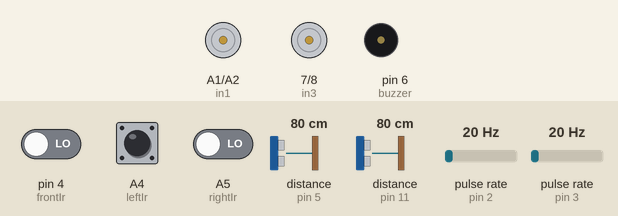
Recording of a sketch running on a simulated Arduino Uno, built with avr-gcc and run on an emulated ATmega328P. Parts: motor-driver pin pairs drawn as motors (green arrow = first pin HIGH = forward, orange = second pin HIGH = backward, longer = more drive, scaled by the enable pin), buzzer (waves = sounding). Wiring (inferred from the names in the program): 2 × pulse sensor: data pin 2 / data pin 3. The inputs (shaded band) are chosen by the test bench; at power-on: pin 4 (frontIr) LOW, A4 (leftIr) LOW, pulse rate (sensors on pin 2, pin 3) 20 Hz, distance to the obstacle (sensors on pin 5, pin 11) 80 cm, A5 (rightIr) LOW. The echo pulse lasts 58.3 µs per cm. At 72.5 s the program stops and its outputs stay as they are.

Above: at 1.2 s.
1.3 s: pin 4 (frontIr) driven HIGH
15.3 s: A4 (leftIr) pulled HIGH for 3.2 s
At 17.7 s:
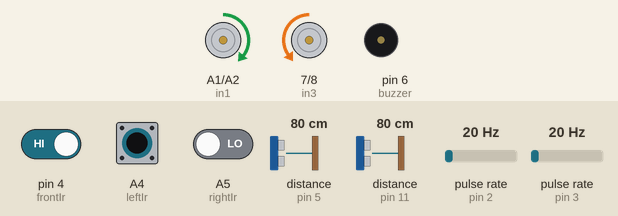
24.0 s: pulse rate (sensor on pin 2) set to 100 Hz
At 29.6 s:
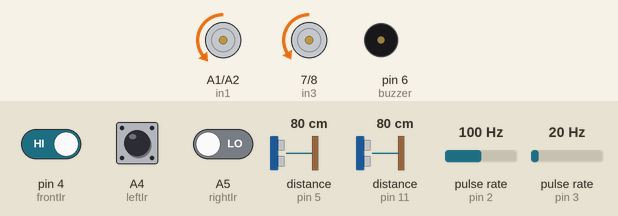
29.7 s: pulse rate (sensor on pin 3) set to 196 Hz
At 31.9 s:
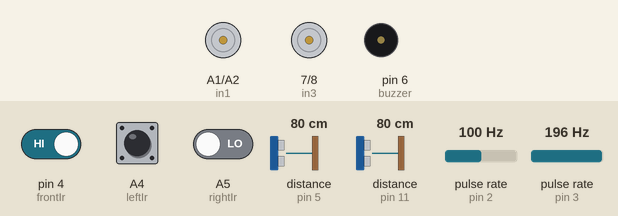
33.2 s: distance to the obstacle (sensor on pin 5) set to 2 cm
39.7 s: pin 4 (frontIr) driven LOW and A5 (rightIr) driven HIGH
At 49.2 s:
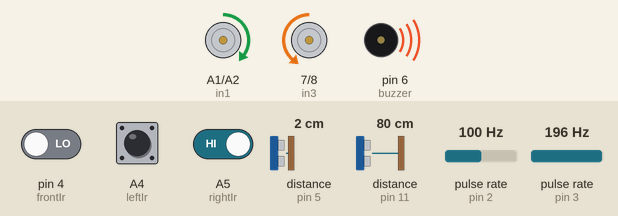
Timing chart, 0 to 73.0 s (numbered marks = the images above; inputs shaded):
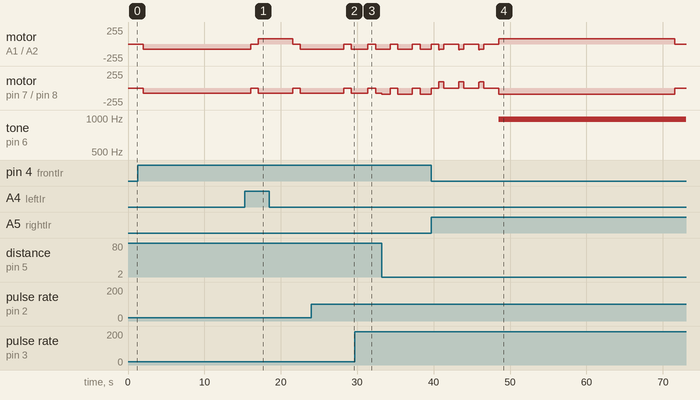

Measured:
- after the input at 24.0 s, motor on A1 (in1) / A2 (in2): backward 82/255 → stopped after 4.2 s, → backward 82/255 1.0 s later; motor on pin 7 (in3) / pin 8 (in4): backward 75/255 → stopped after 4.2 s, → backward 75/255 1.0 s later
- after the input at 29.7 s, motor on A1 (in1) / A2 (in2): backward 82/255 → stopped after 1.7 s, → backward 82/255 1.0 s later; motor on pin 7 (in3) / pin 8 (in4): backward 75/255 → stopped after 1.7 s, → backward 75/255 1.0 s later
- after the input at 39.7 s, tone on pin 6 (buzzer): silent → 977 Hz after 8.8 s

The sketch:

Final_Code.ino
```cpp
#include <PIDController.h>
#include <PID_v1.h>
#include <NewPing.h>


#define __Kp 260 // Proportional constant
#define __Ki 2.7 // Integral Constant
#define __Kd 2000 // Derivative Constant

int encoderPin1 = 13; //Encoder Output 'A' must connected with intreput pin of arduino.
int encoderPin2 = 3; //Encoder Otput 'B' must connected with intreput pin of arduino.

int encoderPin3 = A3; //Encoder Output 'A' must connected with intreput pin of arduino.
int encoderPin4 = 2; //Encoder Otput 'B' must connected with intreput pin of arduino.

int forwardCycles = 260; // required cycles to move forward
int turnCycles = 75; // required cycles to turn

/*************FOR PIDs*************/
// Pid controller object
volatile long int encoder_countR = 0;
int motor_pwm_value = 255; // after PID computation data is stored in this variable.

volatile long int encoder_countL = 0;
int motor_pwm_value2 = 255; // after PID computation data is stored in this variable.
/***********************************/


/***********FOR ULTRA SONIC*********/
const int leftEchoPin = 11;
const int leftTrigPin = 12;

const int rightEchoPin = 5;
const int rightTrigPin = A0;
const int frontTrigPin = 4;

const int rightIr = A5;
const int leftIr = A4;
const int frontIr = 4;

NewPing sonarR(rightTrigPin, rightEchoPin, 300);
NewPing sonarL(leftTrigPin, leftEchoPin, 300);


volatile int leftDistance;
volatile int rightDistance;
volatile int forwardDistance;
volatile int prevTime = 0;
/***********************************/


/***********FOR MOTORS*************/
// Motor Left connections
const int enL = 9;
const int in2 = A2; // replaced with 6
const int in1 = A1; // replaced with 2

// Motor Right connections
const int enR = 10;
const int in3 = 7;
const int in4 = 8;
/***********************************/


double rpmL = 0.0;
double rpmR = 0.0;

// Float for the desired RPM
double rpm_setL = 0;
double rpm_setR = 0;

// Byte for PWM of each Motor
double pwmL = 0;
double pwmR = 0;

// PID controller for each Motor
double kp = 2, ki = 5, kd = 1;

double error = 0, desired = 0, dPWM = 0;
volatile double currentError = 0;


PID pidL(&rpmL, &pwmL, &rpm_setL, kp, ki, kd, DIRECT);
PID pidR(&rpmR, &pwmR, &rpm_setR, kp, ki, kd, DIRECT);
PID pidNew(&error, &dPWM, &desired, kp, ki, kd, DIRECT);
const int buzzer = 6;

void setup() {
  Serial.begin(9600);

  pinMode(encoderPin1, INPUT);
  pinMode(encoderPin2, INPUT);
  pinMode(encoderPin3, INPUT);
  pinMode(encoderPin4, INPUT);

  //call updateEncoder() when any high/low changed seen
  //on interrupt 0 (pin 2), or interrupt 1 (pin 3)
  attachInterrupt(digitalPinToInterrupt(encoderPin2), updateEncoderR, RISING);
  attachInterrupt(digitalPinToInterrupt(encoderPin4), updateEncoderL, RISING);

  //
  pinMode(leftTrigPin, OUTPUT); // Sets the trigPin as an OUTPUT
  pinMode(leftEchoPin, INPUT); // Sets the echoPin as an INPUT

  pinMode(rightTrigPin, OUTPUT); // Sets the trigPin as an OUTPUT
  pinMode(rightEchoPin, INPUT); // Sets the echoPin as an INPUT


  // Motor control pins are outputs
  pinMode(enL, OUTPUT);
  pinMode(enR, OUTPUT);
  pinMode(in1, OUTPUT);
  pinMode(in2, OUTPUT);
  pinMode(in3, OUTPUT);
  pinMode(in4, OUTPUT);

  digitalWrite(in1, LOW);
  digitalWrite(in2, LOW);
  digitalWrite(in3, LOW);
  digitalWrite(in4, LOW);

  pidL.SetMode(AUTOMATIC);
  pidR.SetMode(AUTOMATIC);
  pidNew.SetMode(AUTOMATIC);
  //go_forward_initial();
  digitalWrite(in1, LOW);
  digitalWrite(in2, HIGH);
  digitalWrite(in3, LOW);
  digitalWrite(in4, HIGH);

  pinMode(leftIr, INPUT);
  pinMode(rightIr, INPUT);
  pinMode(frontIr, INPUT);
  pinMode(buzzer, OUTPUT);
  pidNew.SetOutputLimits(0, 20);
  pidL.SetOutputLimits(0, 75);
  pidR.SetOutputLimits(0, 75);
}

int baseSpeed = 120;
void loop() {
  delay(2000);
  //forward2(80);
  //go_forward();
  //exit(0);
  //solve();
  //playTone();
  leftHand();
  //playTone();
  //exit(0);
  //Serial.println(wallRight());
}

int x = 0;
int y = 0;
int rightCount = 0;
void leftHand() {

  while (1) {
    if (rightCount == 3) {
      digitalWrite(in2, LOW);
      digitalWrite(in1, HIGH);
      digitalWrite(in4, HIGH);
      digitalWrite(in3, LOW);
      analogWrite(enL, 80);
      analogWrite(enR,80);
      for (int i = 0; i < 50; i++) {
        analogWrite(6, 100);
        delay(200);
        analogWrite(6, 0);
        delay(200);
      }
      delay(3000);
      stopAll();
      delay(1000);
      exit(0);
    }
    if (digitalRead(leftIr) == 1) {
      rightCount = 0;
      turn_left(90, 80);
      forward2(85);
    } else if (digitalRead(frontIr) == 1) {
      rightCount = 0;
      forward2(85);
    } else if (digitalRead(rightIr) == 1) {
      rightCount++;
      turn_right(90, 85);
      forward2(85);
    } else {
      rightCount = 0;
      turn_left(90, 85);
      turn_left(90, 85);
    }
  }
}

void solve() {
  while (1) {
    forward2(75);
    error = 0;
    if (digitalRead(rightIr) == 1) {
      turn_right(90, 75);
    } else if (digitalRead(leftIr) == 1) {
      turn_left(90, 75);
    } else {
      turn_right(90, 75);
      delay(500);
      turn_right(90, 75);
    }
    delay(1000);
  }
}

void forward2(int mspeed) {
  encoder_countL = 0;  //  reset counter A to zero
  encoder_countR = 0;  //  reset counter B to zero
  // Set Motor A forward
  //Serial.println(wallFront());
  int type;
  if (digitalRead(rightIr) == 1 && digitalRead(leftIr) == 0) { // digitalRead(rightIr) == 1 && digitalRead(leftIr) == 0
    type = 0;
  }  else if (digitalRead(leftIr) == 1 && digitalRead(rightIr) == 0) { //digitalRead(leftIr) == 1 && digitalRead(rightIr) == 0
    type = 1;
  } else if (digitalRead(leftIr) == 1 && digitalRead(rightIr) == 1) { //digitalRead(leftIr) == 1 && digitalRead(rightIr) == 1
    type = 2;
  } else {
    type = 3;
  }
  digitalWrite(in2, HIGH);
  digitalWrite(in1, LOW);
  // Set Motor B forward
  digitalWrite(in4, HIGH);
  digitalWrite(in3, LOW);
  encoder_countR = encoder_countL = 0;
  // Go forward until step value is reached
  while (digitalRead(frontIr) == 1 && (encoder_countR + encoder_countL) / 2   <= 280) {
    myPID(type);
    //slow M2, accelerate M1 speed
    //Serial.println("Eror: " + String(error) + "  dPwm: " + String(dPWM));
    if (currentError > 0) {
      analogWrite(enL, mspeed + (int) (20 / 2));
      analogWrite(enR, mspeed - (int) (20 / 2));
    }
    //slow M1, accelerate M2 speed
    else if (currentError < 0) {
      analogWrite(enL, mspeed - (int) (20 / 2));
      analogWrite(enR, mspeed + (int) (20 / 2));
    }
    else {
      analogWrite(enL, 82);
      analogWrite(enR, 75);
    }
    delay(0);
    //}
  }
  stopAll();
  delay(1000);
  // Stop when done
  //delay(1000);
}

void myPID(int type) {
  int rightWall = wallRight();
  int leftWall = wallLeft();
  if (type == 0) { // digitalRead(rightIr) == 1 && digitalRead(leftIr) == 0
    if (leftWall < 12)
      currentError = 1;
    else
      currentError = -1;
    return;
  }  else if (type == 1) { //digitalRead(leftIr) == 1 && digitalRead(rightIr) == 0
    if (rightWall < 12)
      currentError = -1;
    else
      currentError = 1;
    return;
  } else if (type == 2) { //digitalRead(leftIr) == 1 && digitalRead(rightIr) == 1
    currentError = 0;
    return;
  }
  error = rightWall - leftWall;
  currentError = error;
  error = abs(error);
  //pidNew.Compute();
}

void myPID2() {
  error = encoder_countR - encoder_countL;
  pidNew.Compute();
}

void updateEncoderL() {
  //  if (digitalRead(encoderPin3) == HIGH)
  encoder_countR++;
  //  else
  //    encoder_countL--;
}


void updateEncoderR() {
  //  if (digitalRead(encoderPin1) == HIGH)
  //    encoder_countR--;
  //  else
  encoder_countL++;
}


void go_forward() {
  digitalWrite(in1, LOW);
  digitalWrite(in2, HIGH);
  digitalWrite(in3, LOW);
  digitalWrite(in4, HIGH);
  encoder_countR = encoder_countL = 0;
  while ((encoder_countR + encoder_countL) / 2   < 280) {
    rpmL = encoder_countL;
    rpmR = encoder_countR;
    rpm_setL = 280;
    rpm_setR = 280;
    PIdMotors();
  }
  stopAll();
}

void turn_right(int steps, int mspeed) {
  encoder_countL = 0;  //  reset counter A to zero
  encoder_countR = 0;  //  reset counter B to zero
  // Set Motor A forward
  digitalWrite(in2, HIGH);
  digitalWrite(in1, LOW);
  // Set Motor B forward
  digitalWrite(in4, LOW);
  digitalWrite(in3, HIGH);
  error = 0;
  // Go forward until step value is reached
  while (steps > (encoder_countL + encoder_countR) / 2) {
    myPID2();
    //slow M2, accelerate M1 speed
    if (error >= 0) {
      if (steps > encoder_countL) {
        analogWrite(enL, mspeed + (dPWM / 2));
      }
      if (steps > encoder_countR) {
        analogWrite(enR, mspeed - (dPWM / 2));
      }
    }
    //slow M1, accelerate M2 speed
    if (error < 0) {
      if (steps > encoder_countL) {
        analogWrite(enL, mspeed - (dPWM / 2));
      }
      if (steps > encoder_countR) {
        analogWrite(enR, mspeed + (dPWM / 2));
      }
    }
    delay(0);
  }
  // Stop when done
  stopAll();
  delay(1000);
}

void turn_left(int steps, int mspeed) {
  encoder_countL = 0;  //  reset counter A to zero
  encoder_countR = 0;  //  reset counter B to zero
  // Set Motor A forward
  digitalWrite(in2, LOW);
  digitalWrite(in1, HIGH);
  // Set Motor B forward
  digitalWrite(in4, HIGH);
  digitalWrite(in3, LOW);
  error = 0;
  // Go forward until step value is reached
  while (steps > (encoder_countL + encoder_countR) / 2) {
    myPID2();
    //slow M2, accelerate M1 speed
    if (error >= 0) {
      if (steps > encoder_countL) {
        analogWrite(enL, mspeed + (dPWM / 2));
      }
      if (steps > encoder_countR) {
        analogWrite(enR, mspeed - (dPWM / 2));
      }
    }
    //slow M1, accelerate M2 speed
    if (error < 0) {
      if (steps > encoder_countL) {
        analogWrite(enL, mspeed - (dPWM / 2));
      }
      if (steps > encoder_countR) {
        analogWrite(enR, mspeed + (dPWM / 2));
      }
    }
    delay(0);
  }
  // Stop when done
  stopAll();
  delay(1000);
}

void stopAll() {
  digitalWrite(in1, LOW);
  digitalWrite(in2, LOW);
  digitalWrite(in3, LOW);
  digitalWrite(in4, LOW);
  analogWrite(enL, 0);
  analogWrite(enR, 0);
}

void PIdMotors() {
  pidL.Compute();
  Serial.println(pwmL);
  analogWrite(enL, pwmL);

  pidR.Compute();
  analogWrite(enR, pwmR);
}
int wallLeft() {
  return sonarL.ping_cm();
}

int wallRight() {
  return sonarR.ping_cm();
}
```
